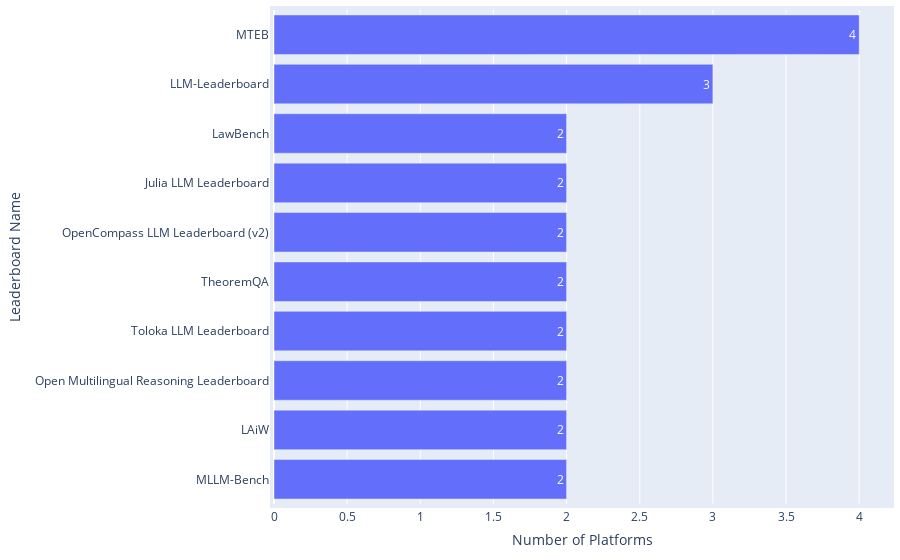

The notebook cell saved with this chart:
### Code cell
df = pd.read_csv(path_meta / 'leaderboard_processed.csv')

statistics = {
    'Distribution': 'Platforms across Leaderboard Systems',
    'Mean': np.mean(df['#Host platform']),
    'Median': np.median(df['#Host platform']),
    'IQR': df['#Host platform'].quantile(0.75) - df['#Host platform'].quantile(0.25),
}
df_statistics = pd.read_csv(path_meta / 'leaderboard_statistics.csv')
df_statistics = pd.concat([df_statistics, pd.DataFrame([statistics])], ignore_index=True)
df_statistics.drop_duplicates(subset=['Distribution'], keep='last', inplace=True)
df_statistics.sort_values(by='Distribution', inplace=True)
df_statistics.to_csv(path_meta / 'leaderboard_statistics.csv', index=False)

df_top = df.drop_duplicates(subset=['Leaderboard name']).sort_values(by='#Host platform', ascending=False).head(10)
print(f"{df_top['Leaderboard name'].iloc[0]} is hosted by the highest number of platforms up to {int(df_top['#Host platform'].iloc[0])}.")

fig = go.Figure(go.Bar(
        x=df_top['#Host platform'],  # Values for the bar lengths
        y=df_top['Leaderboard name'],  # Categories for each bar
        orientation='h',  # Sets the bars to be horizontal
        text=df_top['#Host platform'],  # Adds the values as text on each bar
        textposition='auto'  # Automatically positions the text on the bars
))
fig.update_layout(
        xaxis_title='Number of Platforms',
        yaxis_title='Leaderboard Name',
        yaxis_autorange='reversed'  # This line makes the bars go top-down
)
# Update the layout for a tighter look
fig.update_layout(
    autosize=True,
    margin=dict(
        l=10,  # Left margin
        r=10,  # Right margin
        b=10,  # Bottom margin
        t=10,  # Top margin
        pad=4  # Padding between the plot and the margin
    )
)
fig.show()

### Figure 1 — Plotly figure (JSON) as saved in the notebook; plotly's stock layout.template omitted (floating-point values rounded to 4 significant figures)
{"data": [{"orientation": "h", "text": [4, 3, 2, 2, 2, 2, 2, 2, 2, 2], "textposition": "auto", "type": "bar", "x": [4, 3, 2, 2, 2, 2, 2, 2, 2, 2], "y": ["MTEB", "LLM-Leaderboard", "LawBench", "Julia LLM Leaderboard", "OpenCompass LLM Leaderboard (v2)", "TheoremQA", "Toloka LLM Leaderboard", "Open Multilingual Reasoning Leaderboard", "LAiW", "MLLM-Bench"]}], "layout": {"autosize": true, "margin": {"b": 10, "l": 10, "pad": 4, "r": 10, "t": 10}, "xaxis": {"title": {"text": "Number of Platforms"}}, "yaxis": {"autorange": "reversed", "title": {"text": "Leaderboard Name"}}}}
